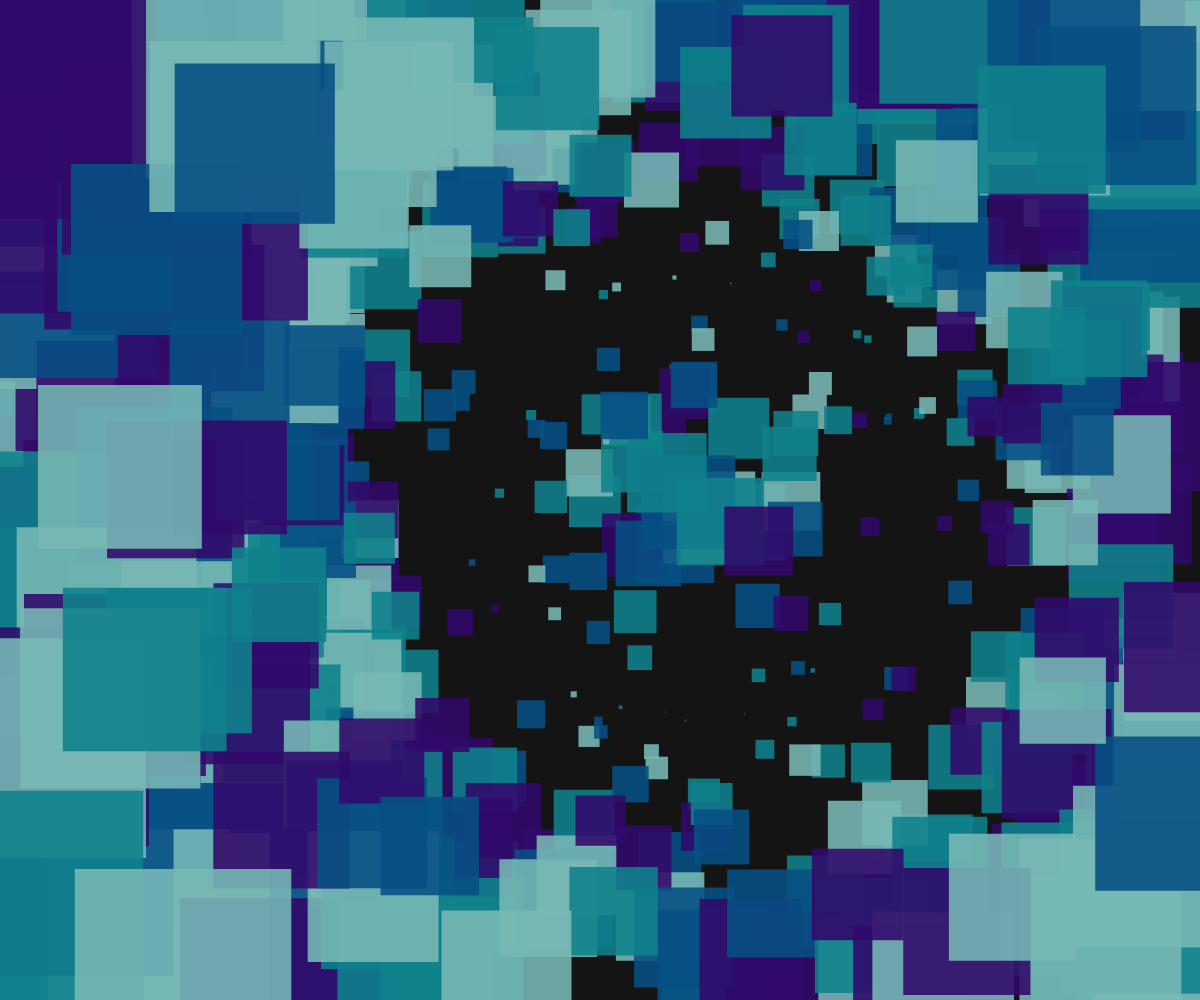
Frame 1 (no input)
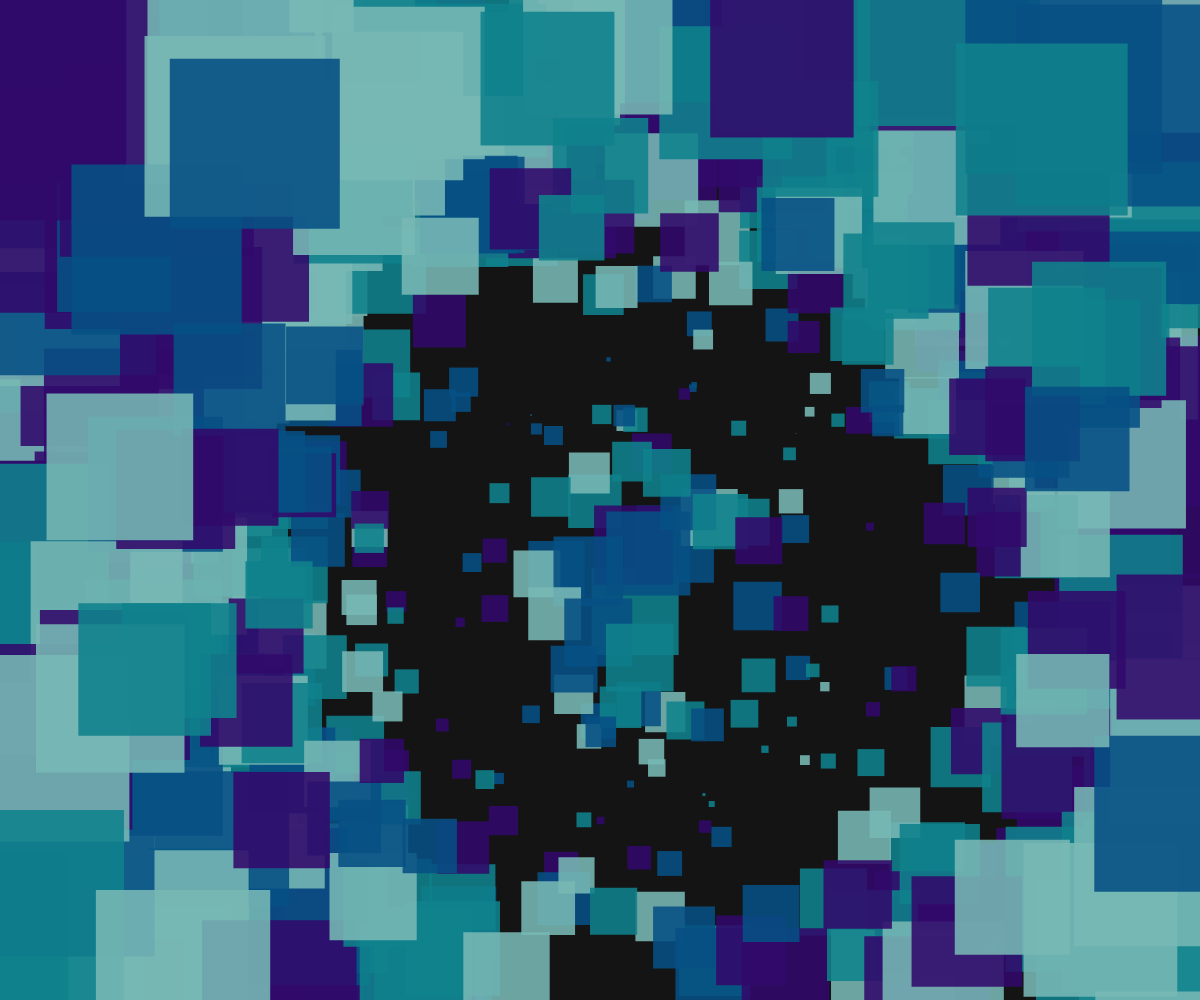
Frame 60 (no input)
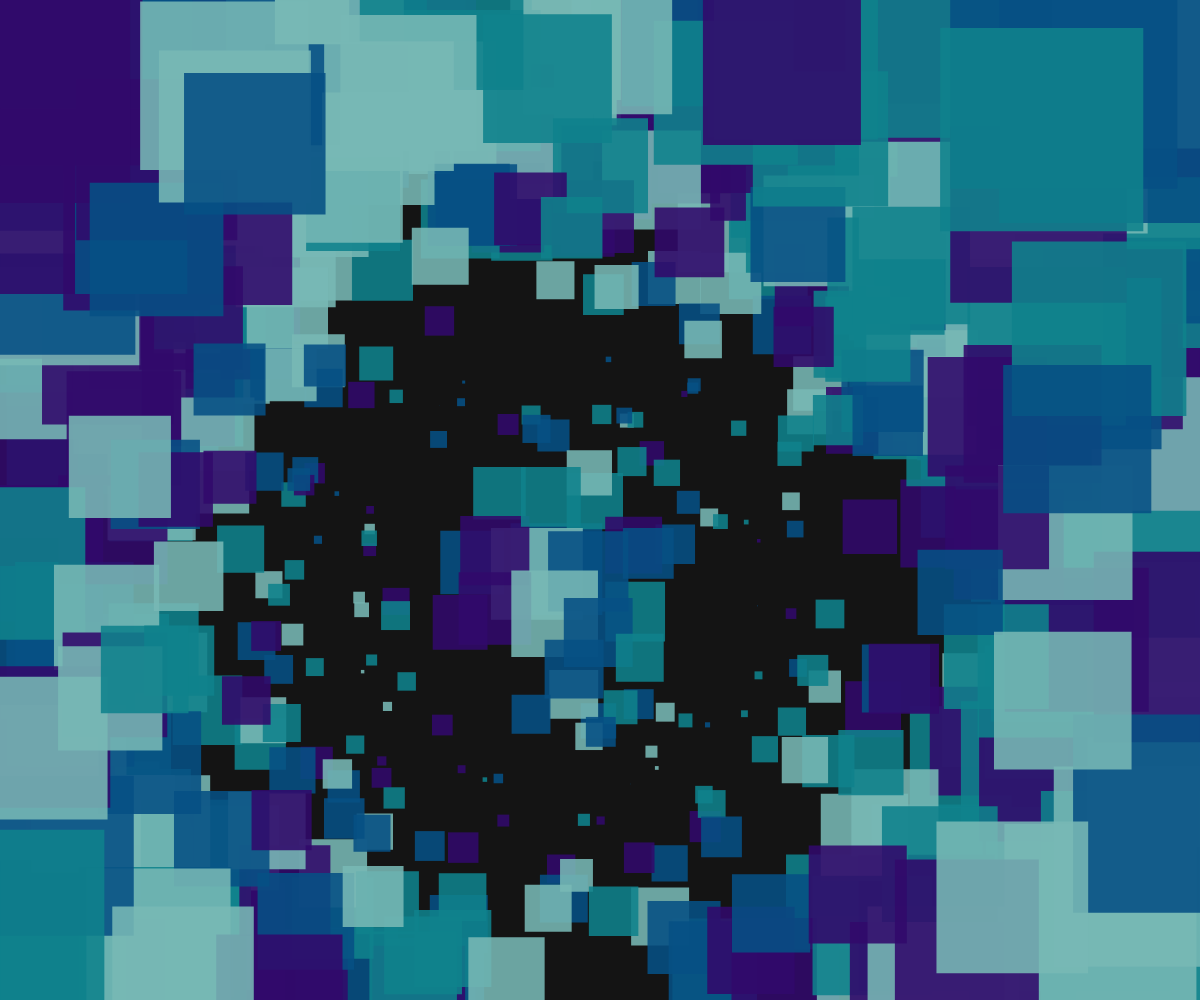
Frame 120 (the mouse pressed at the canvas centre since frame 60)

The p5.js sketch that drew these frames (run headless with seeded random() and noise() and a simulated clock; from frame 60 on, the mouse is pressed at the canvas centre):

// p5.js sketch
// ── sketch.js
let squares = [];
let colors = ["#78B9B5e0", "#0F828Ce0", "#065084e0", "#320A6Be0"];

function setup() {
  createCanvas(windowWidth, windowHeight);
  rectMode(CENTER);
  noStroke();

  for (let i = 0; i < 500; i++) {
    squares.push({
      x: random(width),
      y: random(height),
      size: map(sin(radians(i)), -1, 1, 5, 10),
      angle: random(TWO_PI),
      color: random(colors),
    });
  }
}

function draw() {
  background(20);
  for (let i = 0; i < squares.length; i++) {
    let s = squares[i];

    let x =
      100 * cos(radians(frameCount)) + cos(radians(frameCount)) + width / 2;
    let y =
      100 * sin(radians(frameCount)) + cos(radians(frameCount)) + height / 2;

    let distance = dist(x, y, s.x, s.y);

    let newSize = map(distance, 0, 200, 100, s.size);
    let newAngle = map(distance, 0, 200, TWO_PI, s.angle);

    push();
    translate(s.x, s.y);
    // rotate(newAngle);
    fill(s.color);
    rect(0, 0, newSize, newSize);
    pop();
  }
}

function windowResized() {
  resizeCanvas(windowWidth, windowHeight);
}
